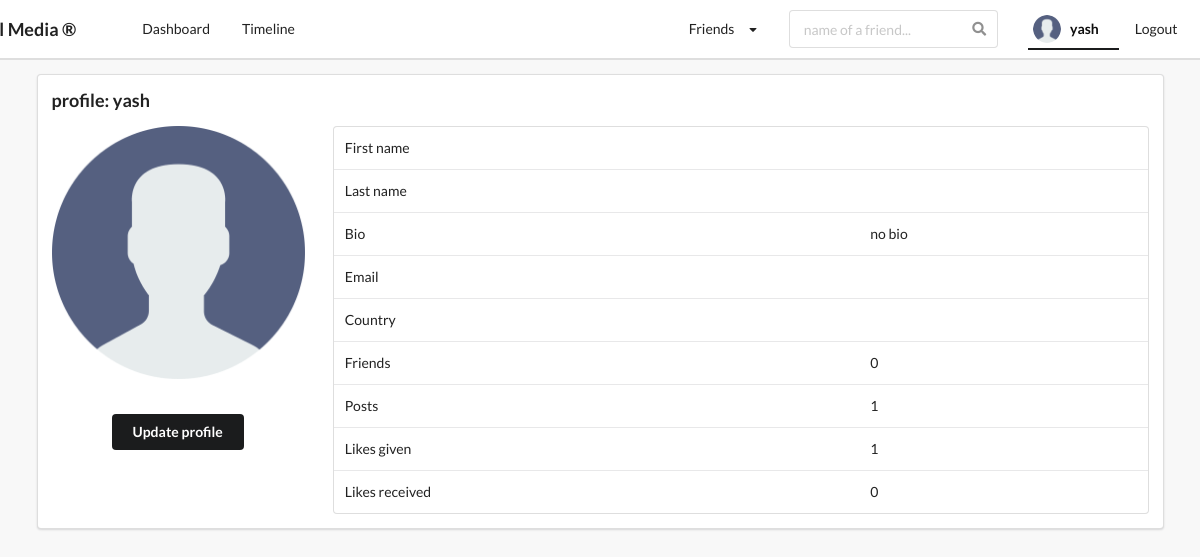
The page /profiles/myprofile/ (signed in) on the database as committed earlier.
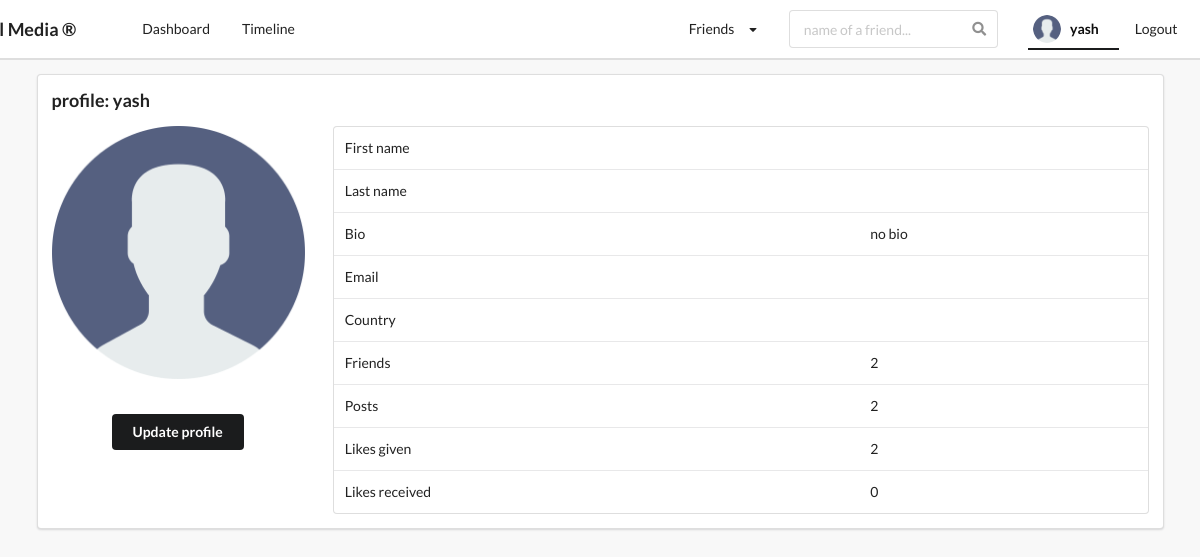
The same page on the database as committed later.
### profiles/models.py (models this page shows, shortened)
class Profile(models.Model):
    first_name = models.CharField(max_length = 200, blank = True)
    last_name = models.CharField(max_length = 200, blank = True)
    user = models.OneToOneField(settings.AUTH_USER_MODEL,on_delete=models.CASCADE)
    bio = models.TextField(default = "no bio", max_length=300, blank = True)
    email = models.EmailField(max_length = 200,blank = True)
    country = models.CharField(choices = COUNTRY_CHOICES, max_length = 100,blank = True)
    avatar = models.ImageField(default = "avatar.png", upload_to = 'avatars/')
    friends = models.ManyToManyField(settings.AUTH_USER_MODEL, blank = True, related_name='friends')
    slug = models.SlugField(unique = True, blank = True)
    updated = models.DateTimeField(auto_now=True)
    created =  models.DateTimeField(auto_now_add=True)
    objects = ProfileManager()
    __initial_first_name = None
    __initial_last_name = None
    def __init__(self,*args, **kwargs):
        super().__init__(*args, **kwargs)
        self.__initial_first_name = self.first_name
        self.__initial_last_name = self.last_name
    def get_friends_no(self):
        return self.friends.all().count()
    def get_no_of_post(self):
        return self.posts.all().count()
    def get_no_of_likes_given(self):
        likes = self.like_set.all()
        total_likes = 0
        for item in likes:
            if item.value == 'Like':
                total_likes += 1
        return total_likes
    def get_no_of_likes_received(self):
        posts = self.posts.all()
        total_likes = 0
        for item in posts:
            total_likes += item.liked.all().count()
        return total_likes

### posts/models.py (models this page shows, shortened)
class Like(models.Model):
    user = models.ForeignKey(Profile, on_delete=models.CASCADE)  #related_name="user_likes"
    post = models.ForeignKey(Post, on_delete=models.CASCADE)  #related_name="post_likes"
    value = models.CharField(choices = LIKE_CHOICES, max_length=8)
    updated = models.DateTimeField(auto_now=True)
    created = models.DateTimeField(auto_now_add=True)

class Post(models.Model):
    content = models.TextField()
    image = models.ImageField(upload_to='posts/', validators = [FileExtensionValidator(['png','jpg','jpeg'])], blank = True)
    liked = models.ManyToManyField(Profile, blank=True, related_name='likes')
    updated = models.DateTimeField(auto_now=True)
    created = models.DateTimeField(auto_now_add=True)
    author = models.ForeignKey(Profile, on_delete=models.CASCADE, related_name='posts')
    class Meta:
        ordering = ('-created',)    #newer post will be at the top and older post will be at bottom

### profiles/views.py (the view)
# urls.py: path('myprofile/', my_profile_view, name='my_profile_view'),
@login_required
def my_profile_view(request):
    profile = Profile.objects.get(user = request.user)
    form = ProfileModelForm(request.POST or None, request.FILES or None, instance=profile)
    confirm = False
    if request.method == "POST":
        if form.is_valid():
            form.save()
            confirm = True
    context = {
        'profile':profile,
        'form': form,
        'confirm':confirm,
    }
    return render(request, 'profiles/myprofile.html', context)

### profiles/forms.py
class ProfileModelForm(forms.ModelForm):
    class Meta:
        model = Profile
        fields = ('first_name', 'last_name', 'bio', 'email', 'country', 'avatar')

### profiles/context_processors.py (called while the page is built)
def profile_dp(request):
    if request.user.is_authenticated:
        profile_obj = Profile.objects.get(user=request.user)
        pic = profile_obj.avatar
        return {'picture':pic}
    return {}

def invitation_received_no(request):
    if request.user.is_authenticated:
        profile_obj = Profile.objects.get(user=request.user)
        qs_count = Relationship.objects.invitations_received(profile_obj).count()
        return {'invites_no':qs_count}
    return {}

def friends_no(request):
    if request.user.is_authenticated:
        profile_obj = Profile.objects.get(user=request.user)
        count = profile_obj.get_friends_no()
        return {'friend_count':count}
    return {}

### profiles/models.py (called while the page is built)
    def invitations_received(self,receiver):
        qs = Relationship.objects.filter(receiver=receiver, status='send')
        return qs

### profiles/templates/profiles/myprofile.html (shortened to what this page needs)
{% extends 'base.html' %}
{% block content %}
<div class="ui segment">
    <h3>profile: {{request.user}}</h3>
    <div class="ui grid">
        <div class='row'>
            <div class='four wide column'>
                <img class="ui medium rounded image" src={{profile.avatar.url}}>
                <div class="row mt-5">
                    <button class="ui secondary button" id='modal-btn' style="margin-top:30px; margin-left:60px;">Update profile</button>
                </div>
            </div>
            <div class='twelve wide column'>
                <table class="ui table">
                    <tbody>
                        <tr>
                            <td>First name</td>
                            <td>{{profile.first_name}}</td>
                        </tr>
                        <tr>
                            <td>Last name</td>
                            <td>{{profile.last_name}}</td>
                        </tr>
                        <tr>
                            <td>Bio</td>
                            <td>{{profile.bio}}</td>
                        </tr>
                        <tr>
                            <td>Email</td>
                            <td>{{profile.email}}</td>
                        </tr>
                        <tr>
                            <td>Country</td>
                            <td>{{profile.country}}</td>
                        </tr>
                        <tr>
                            <td>Friends</td>
                            <td>{{profile.get_friends_no}}</td>
                        </tr>
                        <tr>
                            <td>Posts</td>
                            <td>{{profile.get_no_of_post}}</td>
                        </tr>
                        <tr>
                            <td>Likes given</td>
                            <td>{{profile.get_no_of_likes_given}}</td>
                        </tr>
                        <tr>
                            <td>Likes received</td>
                            <td>{{profile.get_no_of_likes_received}}</td>
                        </tr>
                    </tbody>
                </table>
            </div>
        </div>
    </div>
</div>
{% endblock content %}

Rows that differ between the two databases and show on the page:
changed Profile "no bio": get_friends_no "0" → "2"; get_no_of_post "1" → "2"; get_no_of_likes_given "1" → "2"
